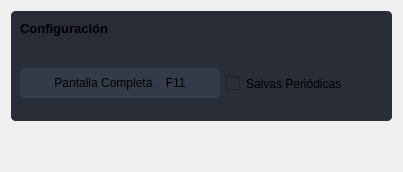
                  <widget class="QWidget" name="page_widgets">
                   <layout class="QVBoxLayout" name="verticalLayout_6">
                    <item>
                     <widget class="QFrame" name="frame">
                      <property name="styleSheet">
                       <string notr="true">border-radius: 5px;</string>
                      </property>
                      <property name="frameShape">
                       <enum>QFrame::StyledPanel</enum>
                      </property>
                      <property name="frameShadow">
                       <enum>QFrame::Raised</enum>
                      </property>
                      <layout class="QVBoxLayout" name="verticalLayout_11">
                       <property name="leftMargin">
                        <number>0</number>
                       </property>
                       <property name="topMargin">
                        <number>0</number>
                       </property>
                       <property name="rightMargin">
                        <number>0</number>
                       </property>
                       <property name="bottomMargin">
                        <number>0</number>
                       </property>
                       <item>
                        <widget class="QFrame" name="frame_div_content_1">
                         <property name="minimumSize">
                          <size>
                           <width>0</width>
                           <height>110</height>
                          </size>
                         </property>
                         <property name="maximumSize">
                          <size>
                           <width>16777215</width>
                           <height>110</height>
                          </size>
                         </property>
                         <property name="styleSheet">
                          <string notr="true">background-color: rgb(41, 45, 56);
border-radius: 5px;
</string>
                         </property>
                         <property name="frameShape">
                          <enum>QFrame::NoFrame</enum>
                         </property>
                         <property name="frameShadow">
                          <enum>QFrame::Raised</enum>
                         </property>
                         <layout class="QVBoxLayout" name="verticalLayout_7">
                          <property name="spacing">
                           <number>0</number>
                          </property>
                          <property name="leftMargin">
                           <number>0</number>
                          </property>
                          <property name="topMargin">
                           <number>0</number>
                          </property>
                          <property name="rightMargin">
                           <number>0</number>
                          </property>
                          <property name="bottomMargin">
                           <number>0</number>
                          </property>
                          <item>
                           <widget class="QFrame" name="frame_title_wid_1">
                            <property name="maximumSize">
                             <size>
                              <width>16777215</width>
                              <height>35</height>
                             </size>
                            </property>
                            <property name="styleSheet">
                             <string notr="true">background-color: rgb(39, 44, 54);</string>
                            </property>
                            <property name="frameShape">
                             <enum>QFrame::StyledPanel</enum>
                            </property>
                            <property name="frameShadow">
                             <enum>QFrame::Raised</enum>
                            </property>
                            <layout class="QVBoxLayout" name="verticalLayout_8">
                             <property name="spacing">
                              <number>0</number>
                             </property>
                             <property name="topMargin">
                              <number>0</number>
                             </property>
                             <property name="bottomMargin">
                              <number>0</number>
                             </property>
                             <item>
                              <widget class="QLabel" name="labelBoxHeaderSettings">
                               <property name="minimumSize">
                                <size>
                                 <width>0</width>
                                 <height>20</height>
                                </size>
                               </property>
                               <property name="maximumSize">
                                <size>
                                 <width>16777215</width>
                                 <height>25</height>
                                </size>
                               </property>
                               <property name="font">
                                <font>
                                 <family>Segoe UI</family>
                                 <pointsize>10</pointsize>
                                 <weight>75</weight>
                                 <bold>true</bold>
                                </font>
                               </property>
                               <property name="styleSheet">
                                <string notr="true"/>
                               </property>
                               <property name="text">
                                <string>Configuración</string>
                               </property>
                               <property name="wordWrap">
                                <bool>true</bool>
                               </property>
                              </widget>
                             </item>
                            </layout>
                           </widget>
                          </item>
                          <item>
                           <widget class="QFrame" name="frame_content_wid_1">
                            <property name="frameShape">
                             <enum>QFrame::NoFrame</enum>
                            </property>
                            <property name="frameShadow">
                             <enum>QFrame::Raised</enum>
                            </property>
                            <layout class="QHBoxLayout" name="horizontalLayout_9">
                             <item>
                              <widget class="QPushButton" name="btn_settings_fullscreen">
                               <property name="minimumSize">
                                <size>
                                 <width>200</width>
                                 <height>30</height>
                                </size>
                               </property>
                               <property name="font">
                                <font>
                                 <family>Segoe UI</family>
                                 <pointsize>9</pointsize>
                                </font>
                               </property>
                               <property name="styleSheet">
                                <string notr="true">QPushButton {
	border: 2px solid rgb(52, 59, 72);
	border-radius: 5px;	
	background-color: rgb(52, 59, 72);
}
QPushButton:hover {
	background-color: rgb(57, 65, 80);
	border: 2px solid rgb(61, 70, 86);
}
QPushButton:pressed {	
	background-color: rgb(35, 40, 49);
	border: 2px solid rgb(43, 50, 61);
}</string>
                               </property>
                               <property name="text">
                                <string>Pantalla Completa    F11</string>
                               </property>
                              </widget>
                             </item>
                             <item>
                              <widget class="QCheckBox" name="backupCheckBox">
                               <property name="autoFillBackground">
                                <bool>false</bool>
                               </property>
                               <property name="styleSheet">
                                <string notr="true"/>
                               </property>
                               <property name="text">
                                <string>Salvas Periódicas</string>
                               </property>
                              </widget>
                             </item>
                             <item>
                              <spacer name="horizontalSpacer_5">
                               <property name="orientation">
                                <enum>Qt::Horizontal</enum>
                               </property>
                               <property name="sizeHint" stdset="0">
                                <size>
                                 <width>40</width>
                                 <height>20</height>
                                </size>
                               </property>
                              </spacer>
                             </item>
                            </layout>
                           </widget>
                          </item>
                         </layout>
                        </widget>
                       </item>
                      </layout>
                     </widget>
                    </item>
                    <item>
                     <spacer name="verticalSpacer_3">
                      <property name="orientation">
                       <enum>Qt::Vertical</enum>
                      </property>
                      <property name="sizeHint" stdset="0">
                       <size>
                        <width>20</width>
                        <height>40</height>
                       </size>
                      </property>
                     </spacer>
                    </item>
                   </layout>
                  </widget>
